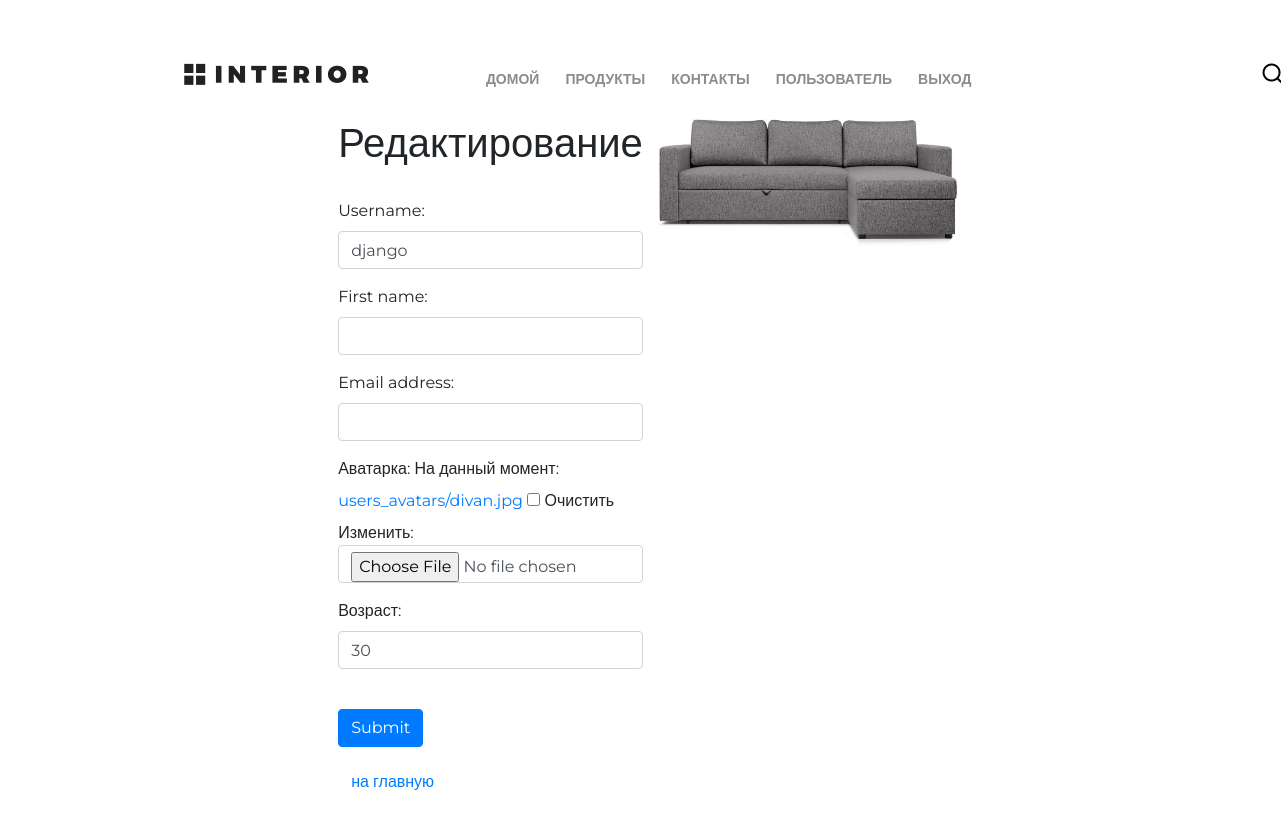
Screenshot of /auth/edit/ (signed in) with the database file from the repository.
### authapp/models.py (models this page shows)
class ShopUser(AbstractUser):
    avatar = models.ImageField(upload_to='users_avatars', blank=True, verbose_name='аватарка')
    age = models.PositiveSmallIntegerField(verbose_name='возраст')

### authapp/views.py (the view)
# urls.py: path('edit/', authapp.edit, name='edit'),
def edit(request):
    title = 'редактирование'
    if request.method == 'POST':
        edit_form = ShopUserEditForm(request.POST, request.FILES, instance=request.user)
        if edit_form.is_valid():
            edit_form.save()
            return HttpResponseRedirect(reverse('auth:edit'))
    else:
        edit_form = ShopUserEditForm(instance=request.user)
    content = {
        'title': title,
        'edit_form': edit_form
    }
    return render(request, 'authapp/edit.html', content)

### authapp/forms.py (shortened to what this page needs)
class ShopUserEditForm(UserChangeForm):
    class Meta:
        model = ShopUser
        fields = ('username', 'first_name', 'email', 'avatar', 'age')
    def __init__(self, *args, **kwargs):
        super(ShopUserEditForm, self).__init__(*args, **kwargs)
        for field_name, field in self.fields.items():
            field.widget.attrs['class'] = "form-control"
            field.help_text = ''
            if field_name == 'password':
                field.widget = forms.HiddenInput()

### authapp/templates/authapp/edit.html (shortened to what this page needs)
{% extends 'authapp/base.html' %}
{% load static %}
{% block menu %}
    <div class="hero-white">
        <div class="header clearfix">
            <a href="/" class="logo"></a>
            {% include 'mainapp/includes/inc_main_menu.html' %}
        </div>
    </div>
{% endblock %}
{% block content %}
    <div class="row">
        <div class="col-sm">
        </div>
        <div class="col-sm">
            <h1>
                {{ title|title }}
            </h1>
            <br>
            <form class="form-group" action="{% url 'auth:edit' %}" method="post" enctype="multipart/form-data">
                {{ edit_form.as_p }}
                <br>
                <button type="submit" class="btn btn-primary">Submit</button>
            </form>
            <a class="btn btn-link" href="{% url 'main' %}">на главную</a>
        </div>
        <div class="user_avatar"><img src="/media/{{ user.avatar }}"></div>
        <div class="col-sm">
        </div>
    </div>
{% endblock %}

### static/css/style.css (style rules this page uses)
* { margin: 0; padding: 0; }
body { font-family: 'Montserrat', sans-serif; }
html, body { height: 100%; }
.user_avatar img { width: 300px; border-radius: 25px; }
.logo { background-image: url(/static/img/logo.png); margin-top: 63px; width: 185px; height: 22px; float: left; }
.clearfix:after { content: ""; display: block; clear: both; }
.hero-white { background-color: #fff; height: 119px; padding-left: 98px; padding-right: 211px; position: relative; }

### rows the page displays
ShopUser: username "django", age "30", avatar (picture)

### other values shown
{{ title|title }} "Редактирование"
